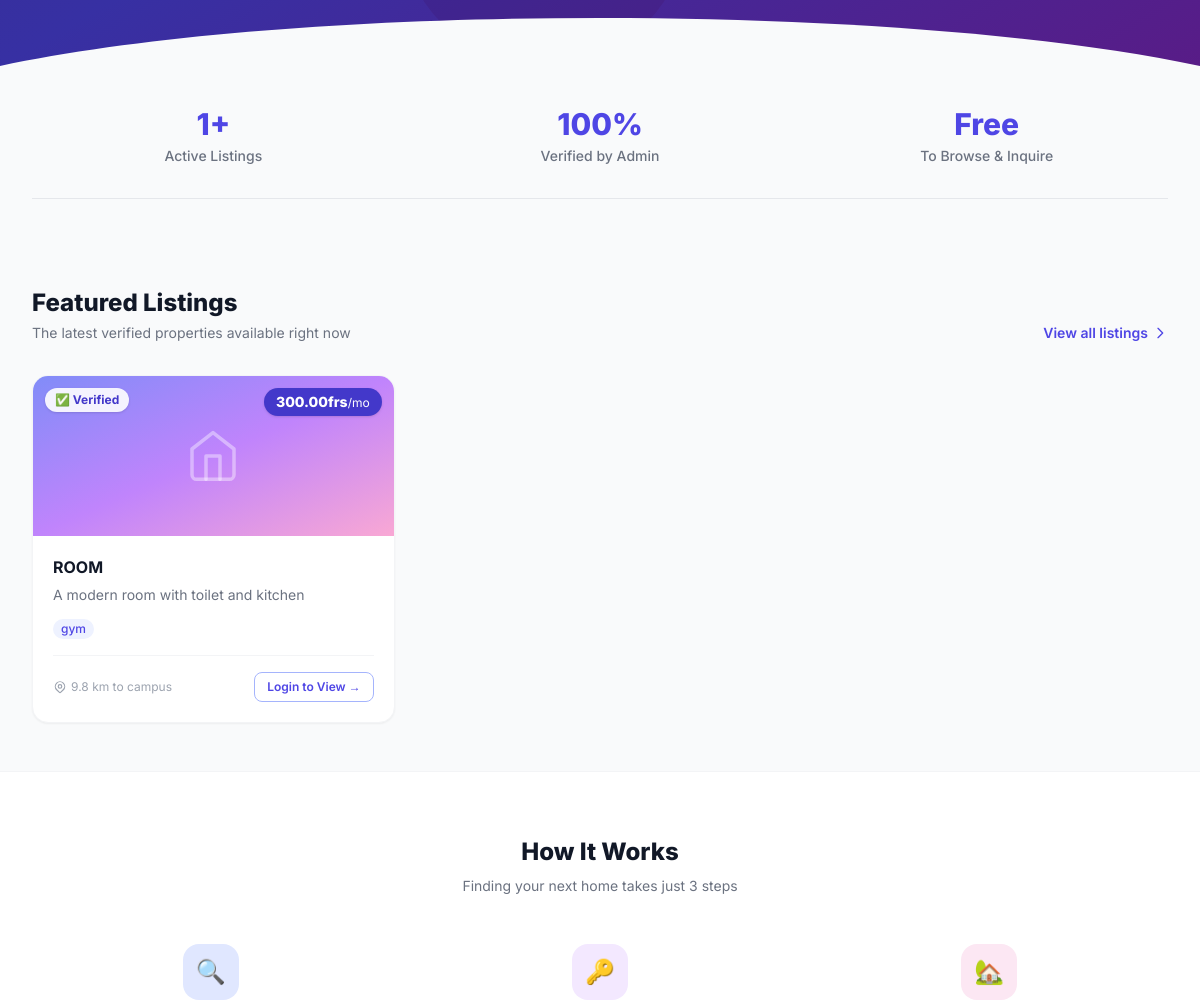
The app's page / (middle part), older data.
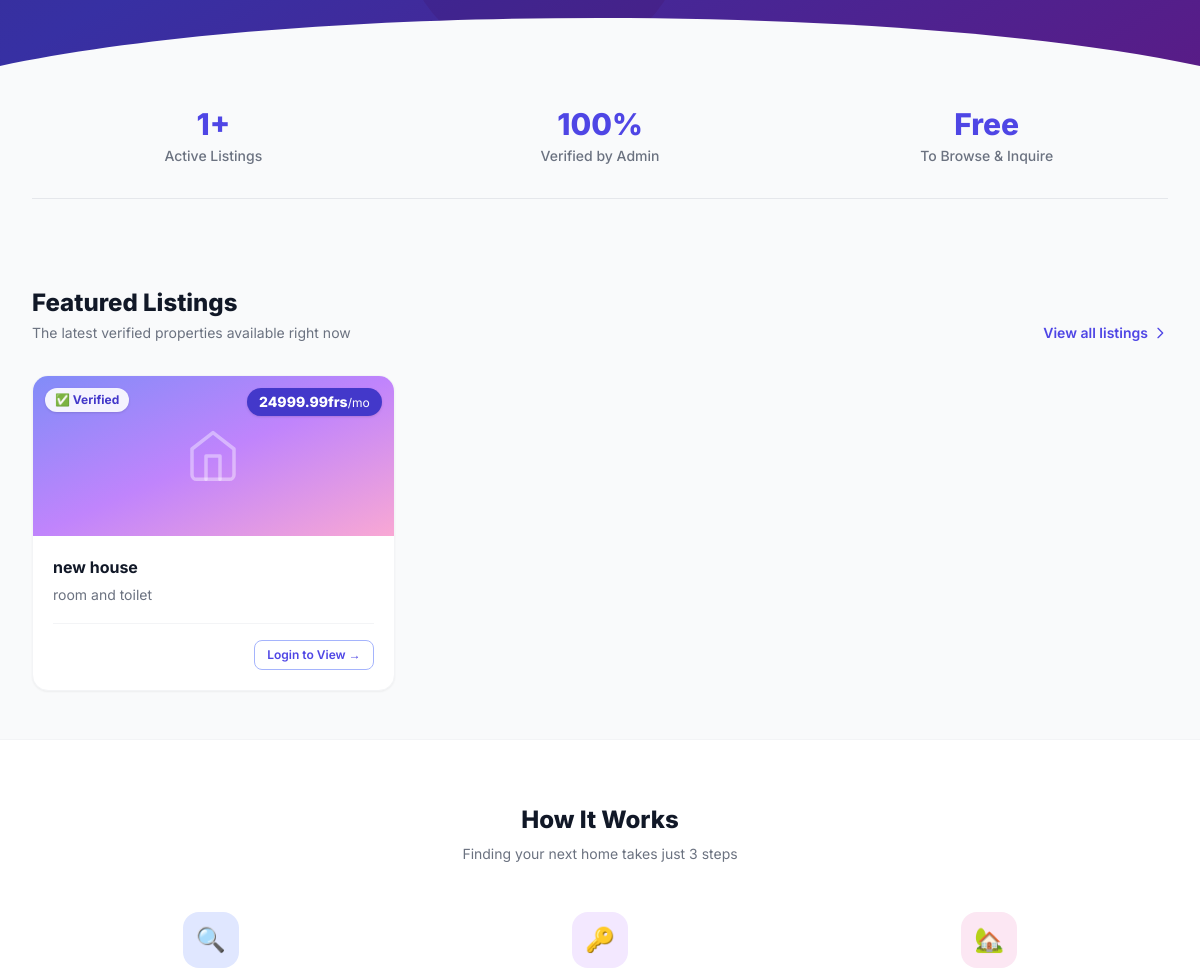
The same page, newer data.
### properties/models.py (models this page shows, shortened)
class Property(models.Model):
    landlord = models.ForeignKey(settings.AUTH_USER_MODEL, on_delete=models.CASCADE, related_name='properties')
    title = models.CharField(max_length=200)
    description = models.TextField()
    price_per_month = models.DecimalField(max_digits=10, decimal_places=2)
    latitude = models.FloatField(null=True, blank=True)
    longitude = models.FloatField(null=True, blank=True)
    amenities = models.JSONField(default=list, blank=True) # e.g. ["WiFi", "Water Borehole"]
    distance_to_campus = models.FloatField(help_text="Distance in kilometers", null=True, blank=True)
    created_at = models.DateTimeField(auto_now_add=True)
    updated_at = models.DateTimeField(auto_now=True)

### properties/views.py (the view)
# urls.py: path('', views.home_view, name='home'),
def home_view(request):
    featured_properties = Property.objects.filter(
        landlord__role='ADMIN'
    ).order_by('-created_at')[:6]
    total_listings = Property.objects.filter(landlord__role='ADMIN').count()
    context = {
        'featured_properties': featured_properties,
        'total_listings': total_listings,
    }
    return render(request, 'home.html', context)

### accounts/logging_utils.py (called while the page is built)
    def __call__(self, request):
        response = self.get_response(request)
        if not request.path.startswith(('/static/', '/media/')):
            if response.status_code >= 400 or any(important_path in request.path for important_path in ['/admin/', '/dashboard/', '/login', '/signup']):
                user = request.user if request.user.is_authenticated else None
                log_event(
                    level=SystemLog.LogLevel.WARNING if response.status_code >= 400 else SystemLog.LogLevel.INFO,
                    category=SystemLog.LogCategory.SECURITY,
                    action=f"{request.method} {request.path}",
                    message=f"Status: {response.status_code}",
                    user=user,
                    request=request,
                    status_code=response.status_code
                )
        return response

### templates/home.html (shortened to what the changed rows need)
{% extends 'base.html' %}
{% block content %}
<section class="bg-gray-50 py-12">
    <div class="max-w-7xl mx-auto px-4 sm:px-6 lg:px-8">
        <div class="flex items-end justify-between mb-8">
            <div>
                <h2 class="text-2xl font-extrabold text-gray-900">Featured Listings</h2>
            </div>
        </div>
        {% if featured_properties %}
        <div class="grid grid-cols-1 sm:grid-cols-2 lg:grid-cols-3 gap-6">
            {% for property in featured_properties %}
            <div class="bg-white rounded-2xl border border-gray-100 overflow-hidden card-hover shadow-sm">
                <div class="h-40 bg-gradient-to-br from-indigo-400 via-purple-400 to-pink-300 flex items-center justify-center relative">
                    <span class="absolute top-3 left-3 bg-white/90 text-indigo-700 text-xs font-bold px-2.5 py-1 rounded-full shadow">
                        ✅ Verified
                    </span>
                    <span class="absolute top-3 right-3 bg-indigo-700 text-white text-sm font-extrabold px-3 py-1 rounded-full shadow">
                        {{ property.price_per_month }}frs<span class="text-xs font-normal">/mo</span>
                    </span>
                </div>
                <div class="p-5">
                    <h3 class="text-base font-bold text-gray-900 leading-snug line-clamp-1">
                        {{ property.title }}
                    </h3>
                    <p class="mt-1.5 text-sm text-gray-500 line-clamp-2 leading-relaxed">
                        {{ property.description }}
                    </p>
                    {% if property.amenities %}
                    <div class="mt-3 flex flex-wrap gap-1.5">
                        {% for amenity in property.amenities|slice:":3" %}
                        <span class="px-2 py-0.5 bg-indigo-50 text-indigo-600 text-xs rounded-full font-medium">{{ amenity }}</span>
                        {% endfor %}
                    </div>
                    {% endif %}
                    <div class="mt-4 pt-4 border-t border-gray-100 flex items-center justify-between">
                        {% if property.distance_to_campus %}
                        <span class="text-xs text-gray-400 flex items-center gap-1">
                            {{ property.distance_to_campus }} km to campus
                        </span>
                        {% else %}
                        <span></span>
                        {% endif %}
                        {% if user.is_authenticated %}
                        <a href="{% url 'property_detail' property.id %}"
                           class="inline-flex items-center text-xs font-semibold text-white bg-indigo-600 hover:bg-indigo-700 px-3 py-1.5 rounded-lg transition-colors">
                            View Details →
                        </a>
                        {% else %}
                        <a href="{% url 'two_factor:login' %}?next={% url 'property_detail' property.id %}"
                           class="inline-flex items-center text-xs font-semibold text-indigo-600 border border-indigo-300 hover:bg-indigo-50 px-3 py-1.5 rounded-lg transition-colors">
                            Login to View →
                        </a>
                        {% endif %}
                    </div>
                </div>
            </div>
            {% endfor %}
        </div>
        {% endif %}
    </div>
</section>
<section class="bg-white py-16 border-t border-gray-100">
    <div class="max-w-7xl mx-auto px-4 sm:px-6 lg:px-8">
        <div class="text-center mb-12">
            <h2 class="text-2xl font-extrabold text-gray-900">How It Works</h2>
        </div>
    </div>
</section>
{% endblock %}

Row changes from the older to the newer data that the page shows:
removed Property: price_per_month "300.00", title "ROOM", description "A modern room with toilet and kitchen", amenities "gym", distance_to_campus "9.8"
added Property: price_per_month "24999.99", title "new house", description "room and toilet"
